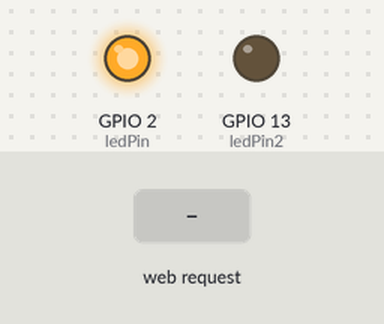
Simulated run of this sketch. Board: ESP8266 (NodeMCU). On the bench: output pins drawn as LEDs (lit = HIGH). The test bench sets the inputs (shaded band). WiFi joins after 1.5 s; servers stay silent unless stated; what the sketch prints to the serial monitor is not drawn.

Above: at 2.7 s.
2.8 s: HTTP request GET /LED=ON received
At 4.0 s:
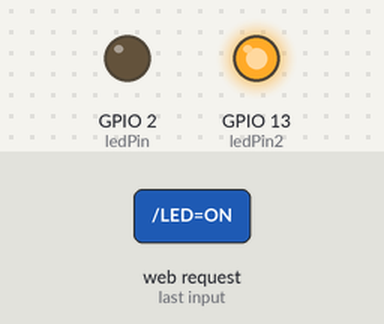
4.3 s: HTTP request GET /LED=OFF received
At 5.4 s:
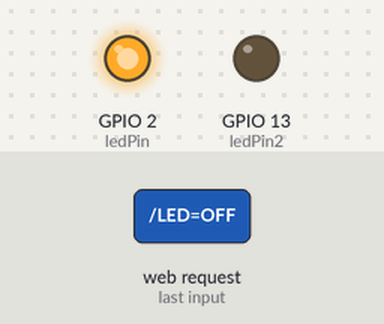
Timing chart, 0 to 7.3 s (numbered marks = the images above; inputs shaded):
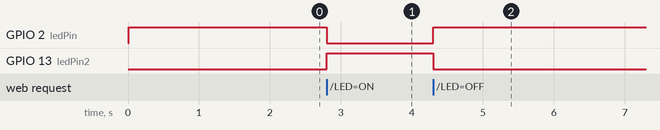

Measured:
- after the input at 2.8 s, GPIO 2 (ledPin): HIGH → LOW at once; GPIO 13 (ledPin2): LOW → HIGH at once
- after the input at 4.3 s, GPIO 2 (ledPin): LOW → HIGH at once; GPIO 13 (ledPin2): HIGH → LOW at once

The sketch:

NodeMcuBlink.ino
```cpp
#include <ESP8266WiFi.h>

const char* ssid = "your_wifi_ap_ssid";
const char* password = "your_wifi_ap_password";

int ledPin = LED_BUILTIN;
int ledPin2 = 13; //GPIO_13 D7
WiFiServer server(80);

void setup() {
  Serial.begin(115200);
  delay(10);

  pinMode(ledPin, OUTPUT);
  digitalWrite(ledPin, HIGH);
  // My LED
  pinMode(ledPin2, OUTPUT);
  digitalWrite(ledPin2, LOW);

  // Connect to WiFi network
  Serial.println();
  Serial.println();
  Serial.print("Connecting to ");
  Serial.println(ssid);

  WiFi.begin(ssid, password);

  while (WiFi.status() != WL_CONNECTED) {
    delay(500);
    Serial.print(".");
  }
  Serial.println("");
  Serial.println("WiFi connected");

  // Start the server
  server.begin();
  Serial.println("Server started");

  // Print the IP address
  Serial.print("Use this URL to connect: ");
  Serial.print("http://");
  Serial.print(WiFi.localIP());
  Serial.println("/");

}

void loop() {
  // Check if a client has connected
  WiFiClient client = server.available();
  if (!client) {
    return;
  }

  // Wait until the client sends some data
  Serial.println("new client");
  while(!client.available()){
    delay(1);
  }

  // Read the first line of the request
  String request = client.readStringUntil('\r');
  Serial.println(request);
  client.flush();

  // Match the request

  int value = HIGH;
  if (request.indexOf("/LED=ON") != -1)  {
    digitalWrite(ledPin, LOW);
    digitalWrite(ledPin2, HIGH);
    value = LOW;
  }
  if (request.indexOf("/LED=OFF") != -1)  {
    digitalWrite(ledPin, HIGH);
    digitalWrite(ledPin2, LOW);
    value = HIGH;
  }

  // Return the response
  client.println("HTTP/1.1 200 OK");
  client.println("Content-Type: text/html");
  client.println(""); //  do not forget this one
  client.println("<!DOCTYPE HTML>");
  client.println("<html>");

  client.print("Led pin is now: ");

  if(value == LOW) {
    client.print("On");
  } else {
    client.print("Off");
  }
  client.println("<br><br>");
  client.println("<a href=\"/LED=ON\"\"><button>LED Turn On </button></a>");
  client.println("<a href=\"/LED=OFF\"\"><button>LED Turn Off </button></a><br />");
  client.println("</html>");

  delay(1);
  Serial.println("Client disonnected");
  Serial.println("");
}
```
